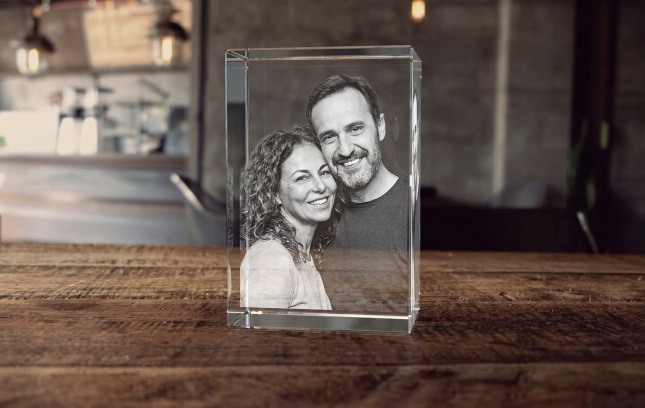
#> input picture videos/niv-produits/assets/cristal-v-couple.jpg, 1289 x 816 px (shown at 1/2 size)
$ python -i carrousel_66.py   (imports and definitions only)
#> lines starting #> are read from the running program, lines starting #| are printed output that depends on the picture
#> further down, picture is the input picture: PIL image 1289x816 RGB; mean R, G, B 101.6, 85.9, 78.3
# Vidéo 66 (18/11/2026) — les créations que les clientes commandent le plus (relevé des commandes), style NEUF « carrousel » :
# les cartes tournent sur un plateau clair comme dans une vitrine, la carte du centre avance en grand, son nom et une phrase
# s'écrivent dessous. On ne dit JAMAIS « les plus vendus » (consigne du gérant). Sans son, aucun prix.
# Usage (racine) : python3 tools/video/carrousel_66.py <polices> <sortie> [--apercu]
import os, sys, math
from PIL import Image, ImageDraw, ImageFilter, ImageOps
sys.path.insert(0, os.path.dirname(__file__))
from videos_commun import (W, H, polices, ease, easeio, lg, sans_badge, arrondi, coller, encoder, OR)

# [1 line not run here, left out]
APERCU = "--apercu" in sys.argv
# [1 line that did not run here, left out]
P = lambda n: os.path.join("public", n)


# [11 lines left out: function verre_vin, not called in this run]


# (image ou chemin, badge EXEMPLE à effacer, nom, phrase)
ITEMS = [
  ("produits/verre_tumbler_37_ex_maries.jpg", True, "Verre tumbler", "Camille & Paul"),
  ("VIN", False, "Verre à vin", "Vos prénoms et votre date"),
  ("produits/cristal-h-famille.jpg", False, "Cristal photo 3D", "Toute la famille réunie"),
  ("produits/flute-grav-02.webp", False, "Flûte à champagne", "Un dessin tout en finesse"),
  ("produits/verre_a_whisky_exemple_face.jpg", False, "Verre à whisky", "Sa photo, gravée dans le verre"),
  ("produits/cristal-v-couple.jpg", False, "Cristal photo 3D", "Votre plus belle photo"),
  ("carnet/exemple-ex2.jpg", False, "Carnet gravé", "Ses recettes, à son nom"),
  ("produits/verre_whisky_papa_monde_banniere.jpg", False, "Verre à whisky", "Le meilleur papa du monde"),
  ("produits/verre_tumbler_37_ex_photo.jpg", True, "Verre tumbler", "Une photo et un prénom"),
  ("produits/cristal-h-amis.jpg", False, "Cristal photo 3D", "Entre amis, pour toujours"),
  ("carnet/exemple-ex6.jpg", False, "Carnet gravé", "Nos souvenirs"),
  ("produits/flute-grav-01.jpg", False, "Flûtes à champagne", "Pour trinquer le grand jour"),
]
N = len(ITEMS); DS = 2.6; T_INTRO = 2.4; T_FIN = 3.8
TOTAL = T_INTRO + N * DS + T_FIN
CW, CH = 700, 880


def carte(img):
    img = img.convert("RGB")
    im = ImageOps.contain(img, (CW - 30, CH - 30), Image.LANCZOS)
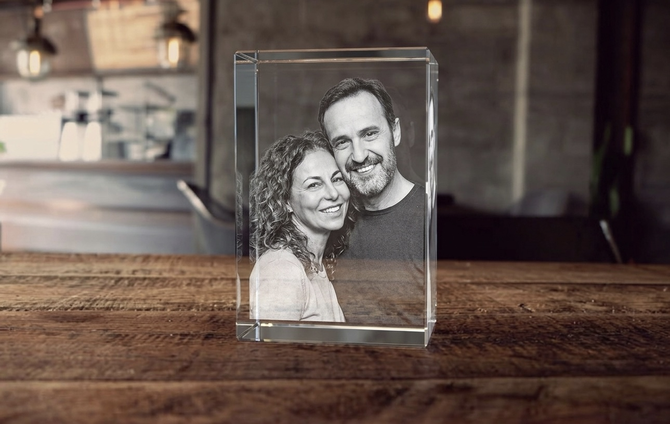
#> im: PIL image 670x424 RGB; mean R, G, B 101.6, 85.9, 78.3
    c = ImageOps.fit(img, (CW, CH)).filter(ImageFilter.GaussianBlur(28))
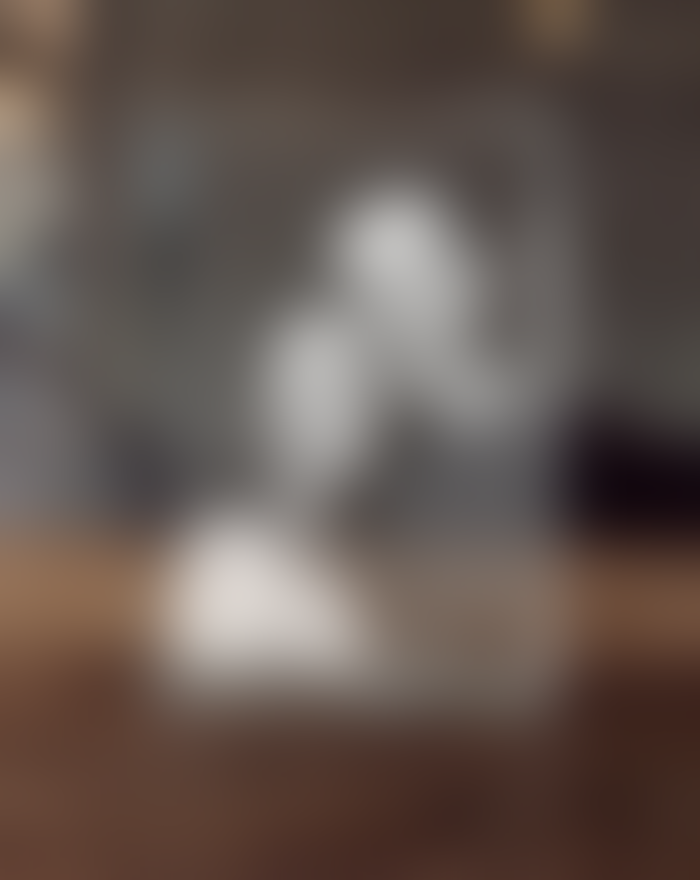
#> c: PIL image 700x880 RGB; mean R, G, B 99, 85.8, 79.4
    c = Image.blend(c, Image.new("RGB", (CW, CH), (255, 252, 246)), 0.4)
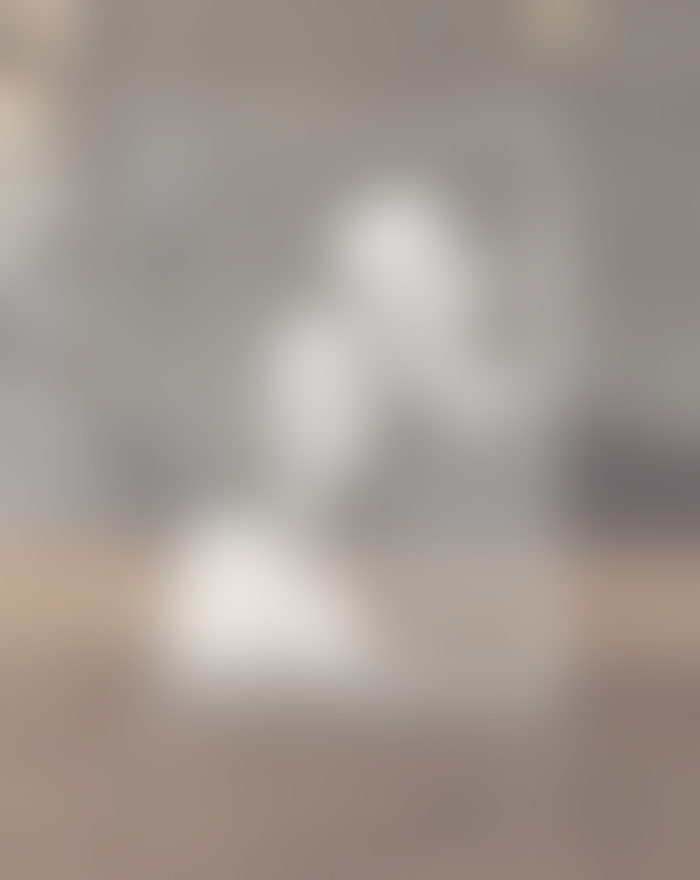
#> c: PIL image 700x880 RGB; mean R, G, B 161, 151.9, 145.7
    c.paste(im, ((CW - im.width) // 2, (CH - im.height) // 2))
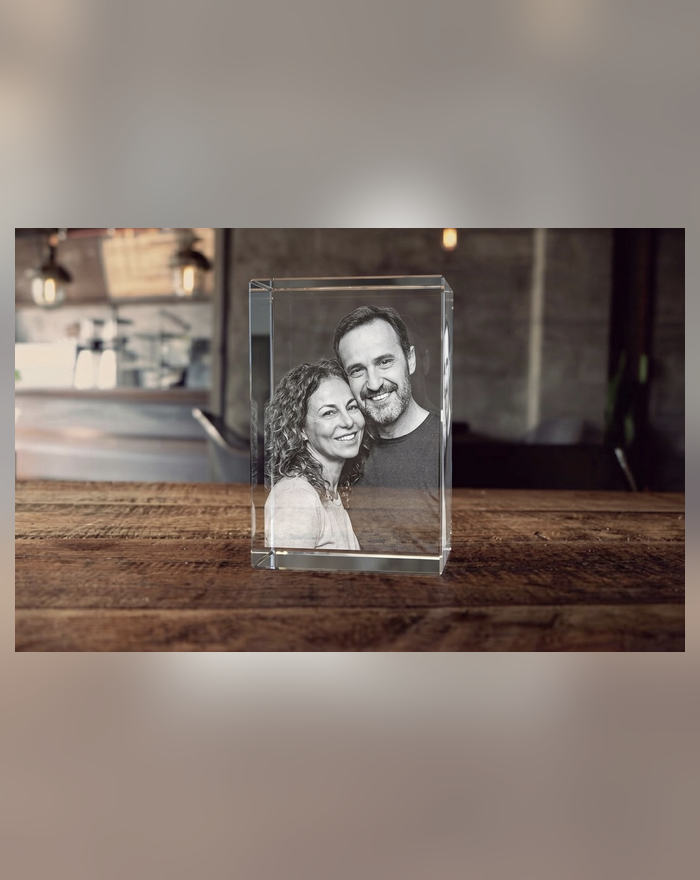
#> c: PIL image 700x880 RGB; mean R, G, B 129.9, 116.4, 109
#> (the run stopped early here; a loop or call above may not have finished)
